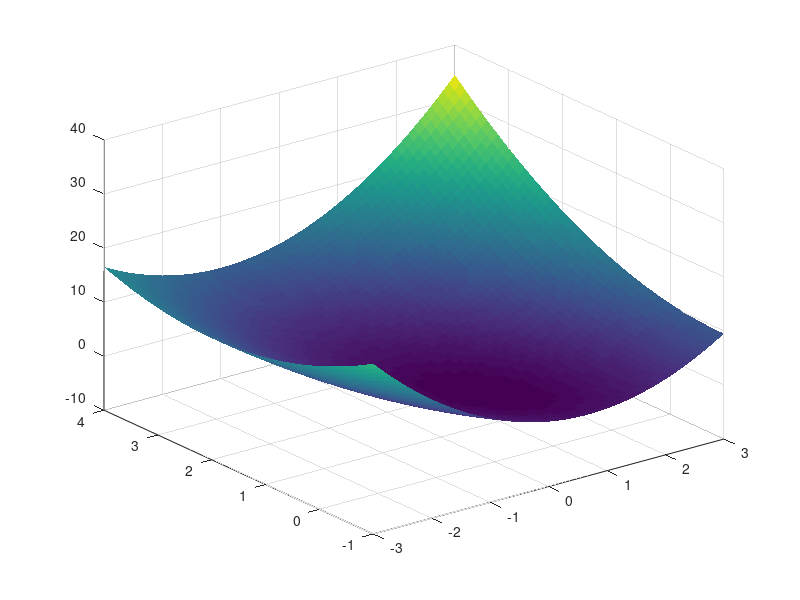

The MATLAB script that drew this image: (Note: this script raises an error after producing the figure.)
clear; clc; close all;

% Objective function
A = [3, 1; 1, 2];  % SPD matrix
b = [1; 1];
f = @(x) 0.5 * x' * A * x - b' * x;
grad = @(x) A * x - b;

% Starting point
x0 = [-2; 2];
max_iter = 100;
alpha_gd = 0.1;
tol = 1e-6;

% Gradient Descent
x_gd = x0;
path_gd = x_gd;

for k = 1:max_iter
    g = grad(x_gd);
    if norm(g) < tol, break; end
    x_gd = x_gd - alpha_gd * g;
    path_gd(:, end+1) = x_gd;
end

% Conjugate Gradient
x_cg = x0;
r = b - A * x_cg;   % residual
p = r;              % search direction
path_cg = x_cg;

for k = 1:max_iter
    Ap = A * p;
    alpha = (r' * r) / (p' * Ap);
    x_cg = x_cg + alpha * p;
    r_new = r - alpha * Ap; 


    beta = (r_new' * r_new) / (r' * r);
    p = r_new + beta * p;
    r = r_new;

    path_cg = [path_cg,x_cg];

    if norm(r_new) < tol
        break;
    end
end

% Meshgrid for surface
[xg, yg] = meshgrid(-3:0.1:3, -1:0.1:4);
zg = arrayfun(@(x, y) f([x; y]), xg, yg);

% Animate
figure;
surf(xg, yg, zg, 'EdgeColor', 'none'); hold on;
colormap parula
xlabel('x'); ylabel('y'); zlabel('f(x)');
title('Gradient Descent vs Conjugate Gradient');
view(45, 30); grid on;

gd_line = plot3(NaN, NaN, NaN, 'r.-', 'LineWidth', 2, 'DisplayName', 'Gradient Descent');
cg_line = plot3(NaN, NaN, NaN, 'g.-', 'LineWidth', 2, 'DisplayName', 'Conjugate Gradient');
legend;

for k = 1:max(length(path_gd), length(path_cg))
    if k <= size(path_gd, 2)
        gd_line.XData = path_gd(1, 1:k);
        gd_line.YData = path_gd(2, 1:k);
        gd_line.ZData = arrayfun(@(i) f(path_gd(:, i)), 1:k);
    end
    if k <= size(path_cg, 2)
        cg_line.XData = path_cg(1, 1:k);
        cg_line.YData = path_cg(2, 1:k);
        cg_line.ZData = arrayfun(@(i) f(path_cg(:, i)), 1:k);
    end
    pause(0.3);
end
